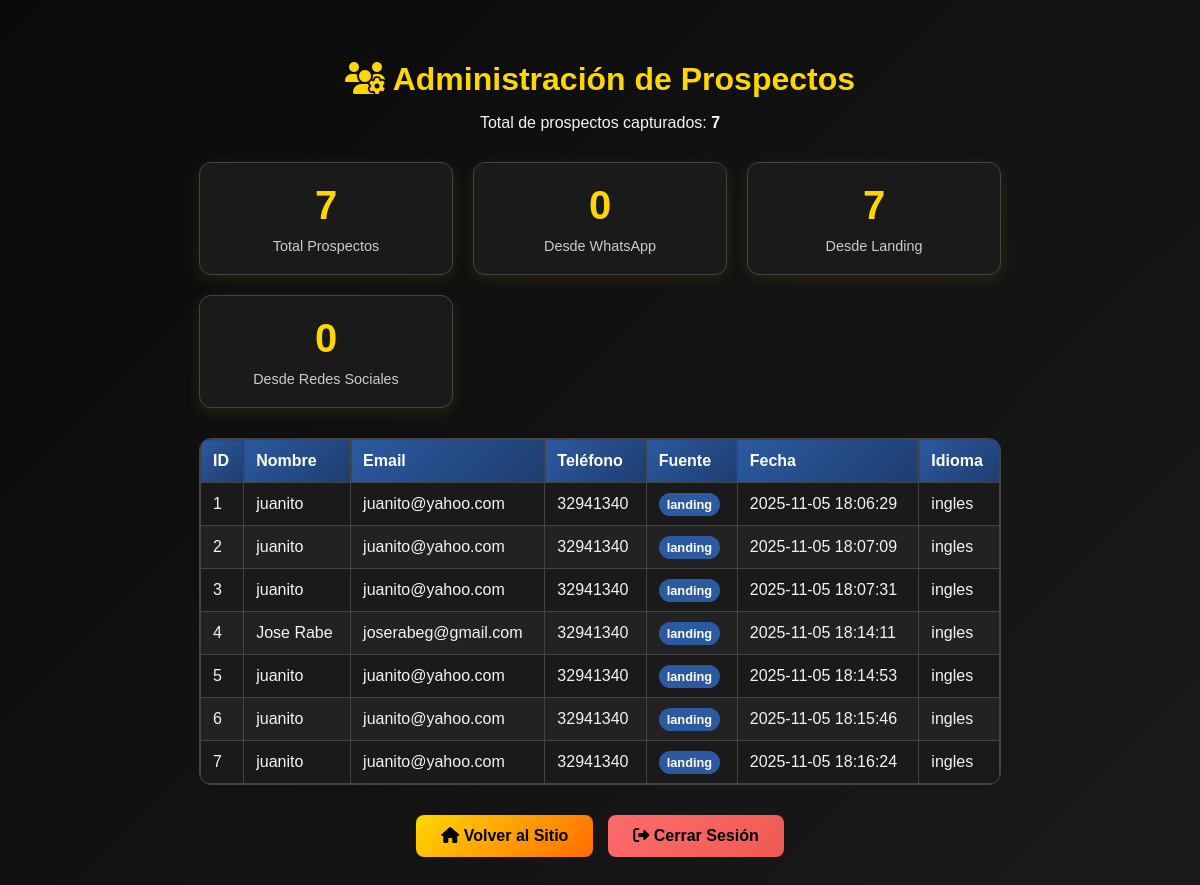
Screenshot of /admin/prospectos (signed in) with the database file from the repository.
### tables this page shows
CREATE TABLE prospects (
                id INTEGER PRIMARY KEY AUTOINCREMENT,
                nombre TEXT NOT NULL,
                email TEXT,
                telefono TEXT NOT NULL,
                fuente TEXT,
                fecha TEXT NOT NULL,
                propiedad TEXT,
                propiedad_id INTEGER,
                idioma TEXT
            );

### app.py (the view)
@app.route('/admin/prospectos')
def admin_prospectos():
    if not session.get('admin_logged_in'):
        return redirect(url_for('admin_login'))
    prospects = load_prospects()
    return render_template('admin_prospectos.html', prospects=prospects)

### app.py (called while the page is built)
def get_db_path():
    return 'terrazen.db'

def load_prospects():
    try:
        conn = sqlite3.connect(get_db_path())
        cursor = conn.cursor()
        cursor.execute('SELECT * FROM prospects ORDER BY fecha DESC')
        prospects = []
        for row in cursor.fetchall():
            prospects.append({
                'id': row[0],
                'nombre': row[1],
                'email': row[2],
                'telefono': row[3],
                'fuente': row[4],
                'fecha': row[5],
                'propiedad': row[6],
                'propiedad_id': row[7],
                'idioma': row[8]
            })
        conn.close()
        return prospects
    except Exception as e:
        print(f"Error cargando prospectos: {e}")
        return []

### templates/admin_prospectos.html (shortened to what this page needs)
<!DOCTYPE html>
<html lang="es">
<head>
    <link rel="stylesheet" href="{{ url_for('static', filename='style.css') }}">
    <link rel="stylesheet" href="https://cdnjs.cloudflare.com/ajax/libs/font-awesome/6.4.0/css/all.min.css">
</head>
<body>
    <div class="admin-container">
        <div class="admin-header">
            <h1><i class="fas fa-users-cog"></i> Administración de Prospectos</h1>
            <p>Total de prospectos capturados: <strong>{{ prospects|length }}</strong></p>
        </div>
        <div class="stats">
            <div class="stat-card">
                <div class="stat-number">{{ prospects|length }}</div>
                <div>Total Prospectos</div>
            </div>
            <div class="stat-card">
                <div class="stat-number">{{ prospects|selectattr('fuente', 'equalto', 'whatsapp')|list|length }}</div>
                <div>Desde WhatsApp</div>
            </div>
            <div class="stat-card">
                <div class="stat-number">{{ prospects|selectattr('fuente', 'equalto', 'landing')|list|length }}</div>
                <div>Desde Landing</div>
            </div>
            <div class="stat-card">
                <div class="stat-number">
                    {% set social_count = prospects|selectattr('fuente', 'in', ['fb', 'in', 'tt', 'ig'])|list|length %}
                    {{ social_count }}
                </div>
                <div>Desde Redes Sociales</div>
            </div>
        </div>
        {% if prospects %}
            <div class="table-container">
                <table class="prospects-table">
                    <thead>
                        <tr>
                            <th>ID</th>
                            <th>Nombre</th>
                            <th>Email</th>
                            <th>Teléfono</th>
                            <th>Fuente</th>
                            <th>Fecha</th>
                            <th>Idioma</th>
                        </tr>
                    </thead>
                    <tbody>
                        {% for prospect in prospects|reverse %}
                        <tr>
                            <td>{{ prospect.id }}</td>
                            <td>{{ prospect.nombre }}</td>
                            <td>{{ prospect.email or 'No proporcionado' }}</td>
                            <td>{{ prospect.telefono }}</td>
                            <td>
                                <span class="source-badge">{{ prospect.fuente }}</span>
                            </td>
                            <td>{{ prospect.fecha }}</td>
                            <td>{{ prospect.idioma }}</td>
                        </tr>
                        {% endfor %}
                    </tbody>
                </table>
            </div>
        {% endif %}
        <div class="admin-actions">
            <a href="{{ url_for('home') }}" class="btn-admin">
                <i class="fas fa-home"></i> Volver al Sitio
            </a>
            <a href="{{ url_for('admin_logout') }}" class="btn-admin btn-logout">
                <i class="fas fa-sign-out-alt"></i> Cerrar Sesión
            </a>
        </div>
    </div>
</body>
</html>

### static/style.css (style rules this page uses)
body { margin: 0; font-family: 'Poppins', sans-serif; background: linear-gradient(135deg, #0a0a0a, #1a1a1a); color: #f4f4f4; display: flex; justify-content: center; align-items: center; min-height: 100vh; }

### templates/admin_prospectos.html (style rules this page uses)
.admin-container { max-width: 1200px; margin: 20px auto; padding: 20px; color: #f4f4f4; }
.admin-header { text-align: center; margin-bottom: 30px; }
.admin-header h1 { color: #ffd700; margin-bottom: 10px; }
.stats { display: grid; grid-template-columns: repeat(auto-fit, minmax(200px, 1fr)); gap: 20px; margin-bottom: 30px; }
.stat-card { background: #1a1a1a; padding: 20px; border-radius: 12px; box-shadow: 0 4px 15px rgba(255, 215, 0, 0.1); text-align: center; border: 1px solid #444; transition: transform 0.3s ease; }
.stat-number { font-size: 2.5em; font-weight: bold; color: #ffd700; margin-bottom: 10px; }
.stat-card div:last-child { color: #ccc; font-size: 0.9rem; }
.table-container { overflow-x: auto; margin: 20px 0; border-radius: 12px; background: #1a1a1a; border: 1px solid #444; }
.prospects-table { width: 100%; border-collapse: collapse; min-width: 800px; }
.prospects-table th, .prospects-table td { border: 1px solid #444; padding: 12px; text-align: left; color: #f4f4f4; }
.prospects-table th { background: linear-gradient(135deg, #2c5aa0, #1e3d6f); color: white; font-weight: 600; position: sticky; top: 0; }
.prospects-table tr:nth-child(even) { background-color: #222; }
.admin-actions { display: flex; gap: 15px; margin-top: 30px; flex-wrap: wrap; justify-content: center; }
.btn-admin { padding: 12px 25px; background: linear-gradient(135deg, #ffd700, #ff6b00); color: #000; text-decoration: none; border-radius: 8px; font-weight: 600; transition: all 0.3s ease; border: none; cursor: pointer; }
.btn-logout { background: linear-gradient(135deg, #ff6b6b, #ee5a52); }
@media (min-width: 769px) { .table-container { display: block; } }

### rows the page displays
prospects: id "1", nombre "juanito", email "juanito@yahoo.com", telefono "32941340", fuente "landing", fecha "2025-11-05 18:06:29", idioma "ingles"
prospects: id "2", nombre "juanito", email "juanito@yahoo.com", telefono "32941340", fuente "landing", fecha "2025-11-05 18:07:09", idioma "ingles"
prospects: id "3", nombre "juanito", email "juanito@yahoo.com", telefono "32941340", fuente "landing", fecha "2025-11-05 18:07:31", idioma "ingles"
prospects: id "4", nombre "Jose Rabe", email "joserabeg@gmail.com", telefono "32941340", fuente "landing", fecha "2025-11-05 18:14:11", idioma "ingles"
prospects: id "5", nombre "juanito", email "juanito@yahoo.com", telefono "32941340", fuente "landing", fecha "2025-11-05 18:14:53", idioma "ingles"
prospects: id "6", nombre "juanito", email "juanito@yahoo.com", telefono "32941340", fuente "landing", fecha "2025-11-05 18:15:46", idioma "ingles"
prospects: id "7", nombre "juanito", email "juanito@yahoo.com", telefono "32941340", fuente "landing", fecha "2025-11-05 18:16:24", idioma "ingles"

### other values shown
{{ prospects|length }} "7"
{{ prospects|selectattr('fuente', 'equalto', 'whatsapp')|list|length }} "0"
{{ prospects|selectattr('fuente', 'equalto', 'landing')|list|length }} "7"
{{ social_count }} "0"
